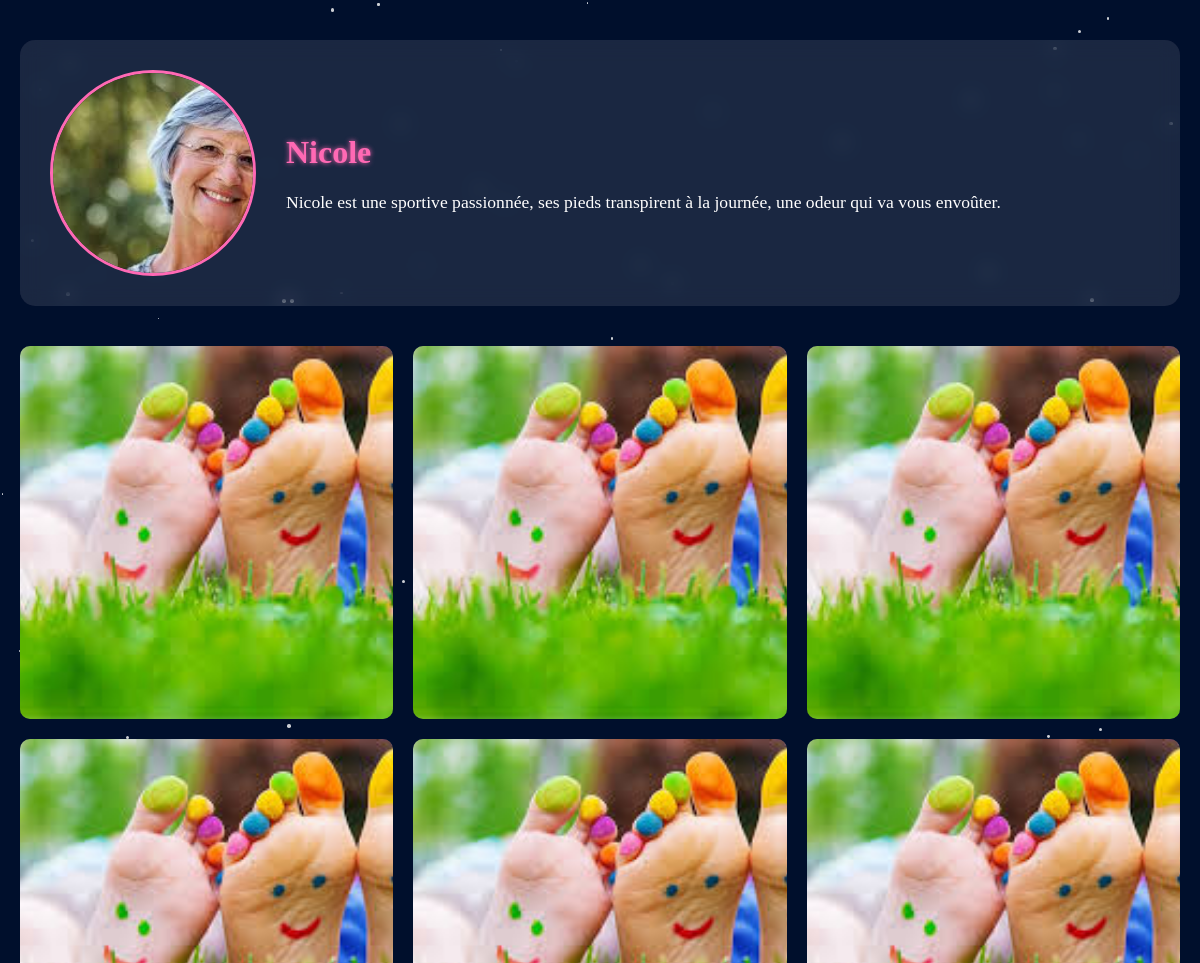
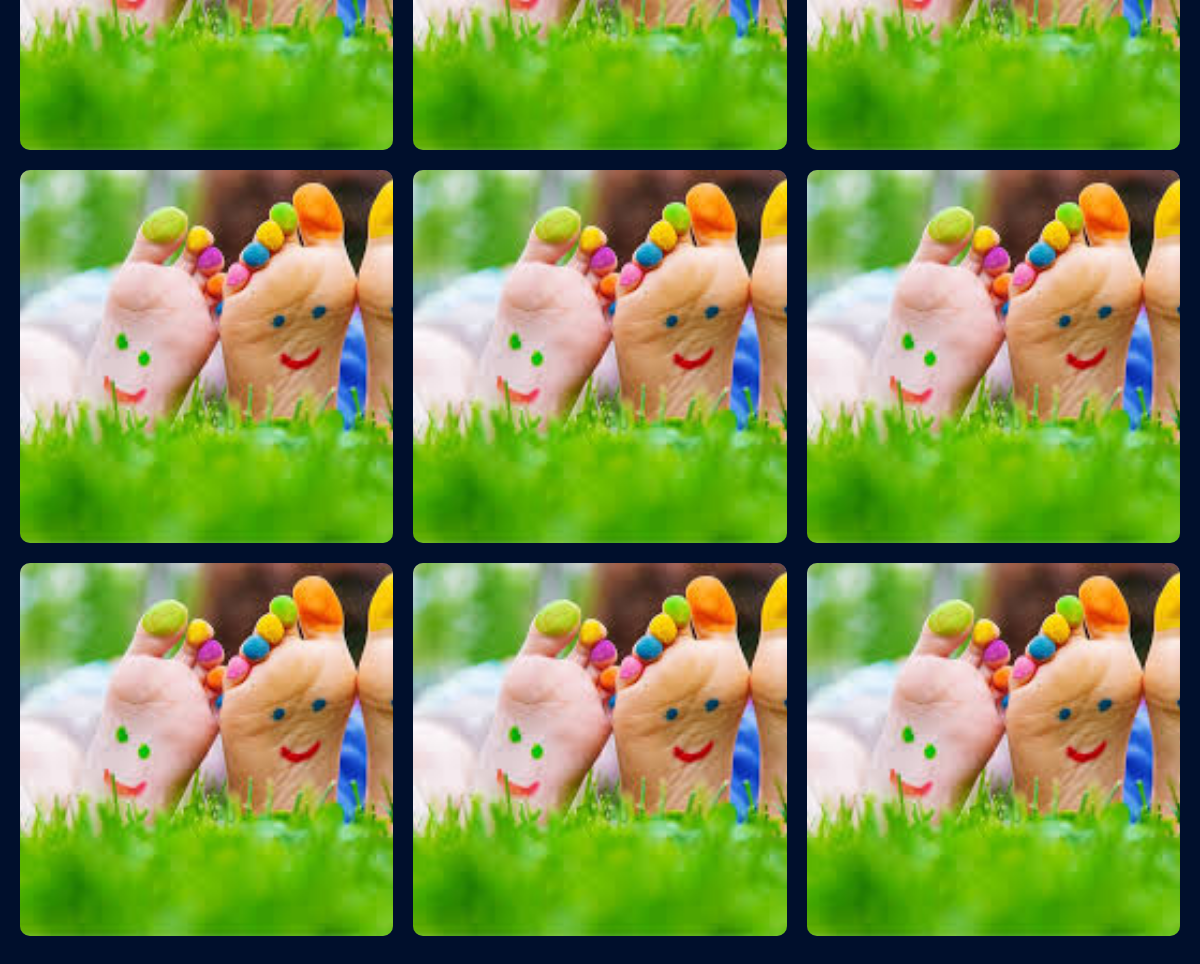
/gallery/3, run on the app's committed database (2 pictures, top to bottom).
### models.py (models this page shows)
class Model(Base):
    __tablename__ = "models"
    id = Column(Integer, primary_key=True, index=True)
    name = Column(String, index=True)
    description = Column(Text)
    avatar_path = Column(String)
    gallery_folder = Column(String)  # Dossier contenant les photos du modèle

### web.py (the view)
@app.get("/gallery/{model_id}", response_class=HTMLResponse)
async def gallery(request: Request, model_id: int, db: Session = Depends(get_db)):
    model = db.query(Model).filter(Model.id == model_id).first()
    if not model:
        raise HTTPException(status_code=404, detail="Model not found")
    gallery_path = f"static/img/{model.gallery_folder}"
    gallery_images = []
    if os.path.exists(gallery_path):
        for img in os.listdir(gallery_path):
            if img.lower().endswith(('.png', '.jpg', '.jpeg', '.webp')):
                gallery_images.append({
                    "url": f"/static/img/{model.gallery_folder}/{img}",
                    "description": f"{model.name} - {img}"
                })
    gallery_data = {
        "model_name": model.name,
        "model_image": model.avatar_path,
        "model_description": model.description,
        "gallery_images": gallery_images
    }
    return templates.TemplateResponse("gallery_template.html", {"request": request, **gallery_data})

### templates/gallery_template.html (shortened to what this page needs)
<!DOCTYPE html>
<html lang="en">
<head>
    <link rel="stylesheet" href="/static/css/index.css">
    <link rel="stylesheet" href="/static/css/main.css">
</head>
<body>
    <div class="stars"></div>
    <div class="gallery-wrapper">
        <div class="model-card">
            <div class="model-info">
                <img src="{{ model_image }}" alt="{{ model_name }}" class="model-avatar">
                <div class="model-details">
                    <h1>{{ model_name }}</h1>
                    <p class="model-description">{{ model_description }}</p>
                </div>
            </div>
        </div>
        <div class="gallery-grid">
            {% for i in range(12) %}
            <div class="gallery-item">
                <img src="/static/img/fake_feet.jpg" alt="Preview feet photo" loading="lazy">
            </div>
            {% endfor %}
        </div>
    </div>
</body>
</html>

### static/css/index.css (style rules this page uses)
body { background-color: rgb(0, 15, 44); min-height: 100vh; margin: 0; display: flex; justify-content: center; overflow-y: auto; overflow-x: hidden; }
.gallery-wrapper { width: 100%; max-width: 1200px; padding: 20px; margin: 20px auto; z-index: 1; }
.model-card { background: rgba(255, 255, 255, 0.1); backdrop-filter: blur(10px); border-radius: 15px; padding: 30px; margin-bottom: 40px; width: 100%; box-sizing: border-box; }
.model-info { display: flex; align-items: center; gap: 30px; }
.model-avatar { width: 200px; height: 200px; border-radius: 50%; object-fit: cover; border: 3px solid #ff69b4; }
.model-details { flex: 1; }
.model-details h1 { color: #ff69b4; margin-bottom: 15px; text-shadow: 0 0 5px #ff69b4; }
.model-description { color: white; line-height: 1.6; font-size: 1.1rem; }
.gallery-grid { display: grid; grid-template-columns: repeat(4, 1fr); gap: 20px; width: 100%; box-sizing: border-box; }
.gallery-item { position: relative; aspect-ratio: 1; overflow: hidden; border-radius: 10px; transition: transform 0.3s ease; background-color: rgba(255, 255, 255, 0.1); }
.gallery-item img { width: 100%; height: 100%; object-fit: cover; transition: transform 0.3s ease; }
@media (max-width: 1200px) { .gallery-grid { grid-template-columns: repeat(3, 1fr); } }
.stars { position: fixed; top: 0; left: 0; width: 100%; height: 100%; z-index: 0; }

### data on the page
Model: avatar_path (picture), name "Nicole", description "Nicole est une sportive passionnée, ses pieds transpirent à la journée, une odeur qui va vous envoûter."
